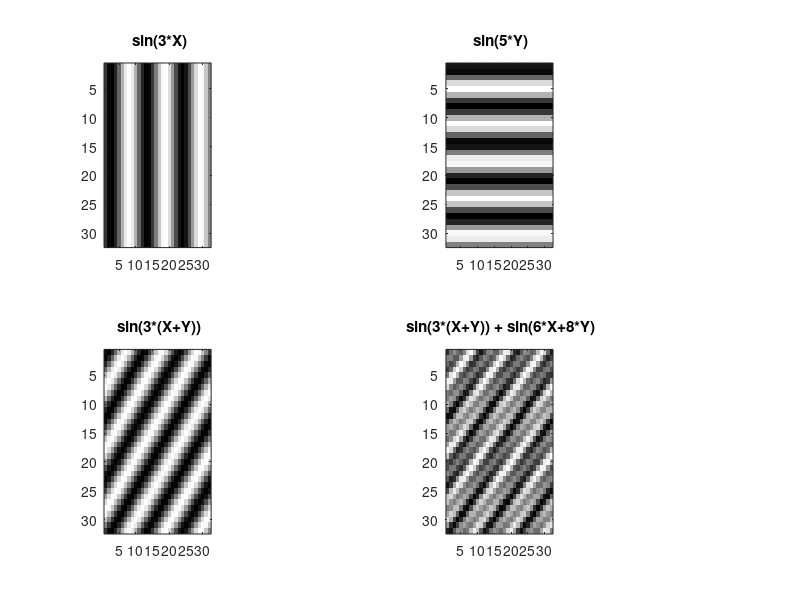

Here is the MATLAB script that generated this plot: (Note: this script raises an error after producing the figure.)
function l3_21()
N = 32;
[X, Y]= meshgrid(2*pi*(1:N)/N, 2*pi*(1:N)/N);

o1 = sin(3*X);
o2 = sin(5*Y);
o3 = sin(3*(X+Y));
o4 = sin(3*(X+Y)) + sin(6*X + 8*Y);
figure
subplot(2,4,1)
imagesc(imcomplement(o1)),colormap gray, title(' sin(3*X)');
subplot(2,4,3)
imagesc(imcomplement(o2)),colormap gray,title(' sin(5*Y)');
subplot(2,4,5)
imagesc(imcomplement(o3)),colormap gray,title(' sin(3*(X+Y))');
subplot(2,4,7)
imagesc(imcomplement(o4)),colormap gray,title(' sin(3*(X+Y)) + sin(6*X+8*Y)');


t = o1*mydft(N);
oo1 = mydft(N)*t;
subplot(2,4,2)
imagesc(imcomplement(abs(oo1))),colormap gray, title(' sin(3*X)');
view(0,90);axis xy; axis tight;


t = o2*mydft(N);
oo2 = mydft(N)*t;
subplot(2,4,4)
imagesc(imcomplement(abs(oo2))),colormap gray, title(' sin(5*Y)');
view(0,90);axis xy; axis tight;

t = o3*mydft(N);
oo3 = mydft(N)*t;
subplot(2,4,6)
imagesc(imcomplement(abs(oo3))),colormap gray, title(' sin(3*(X+Y))');
view(0,90);axis xy; axis tight;


t = o4*mydft(N);
oo4 = mydft(N)*t;
subplot(2,4,8)
imagesc(imcomplement(abs(oo4))),colormap gray, title(' sin(3*(X+Y)) + sin(6*X+8*Y)');
view(0,90);axis xy; axis tight;

end